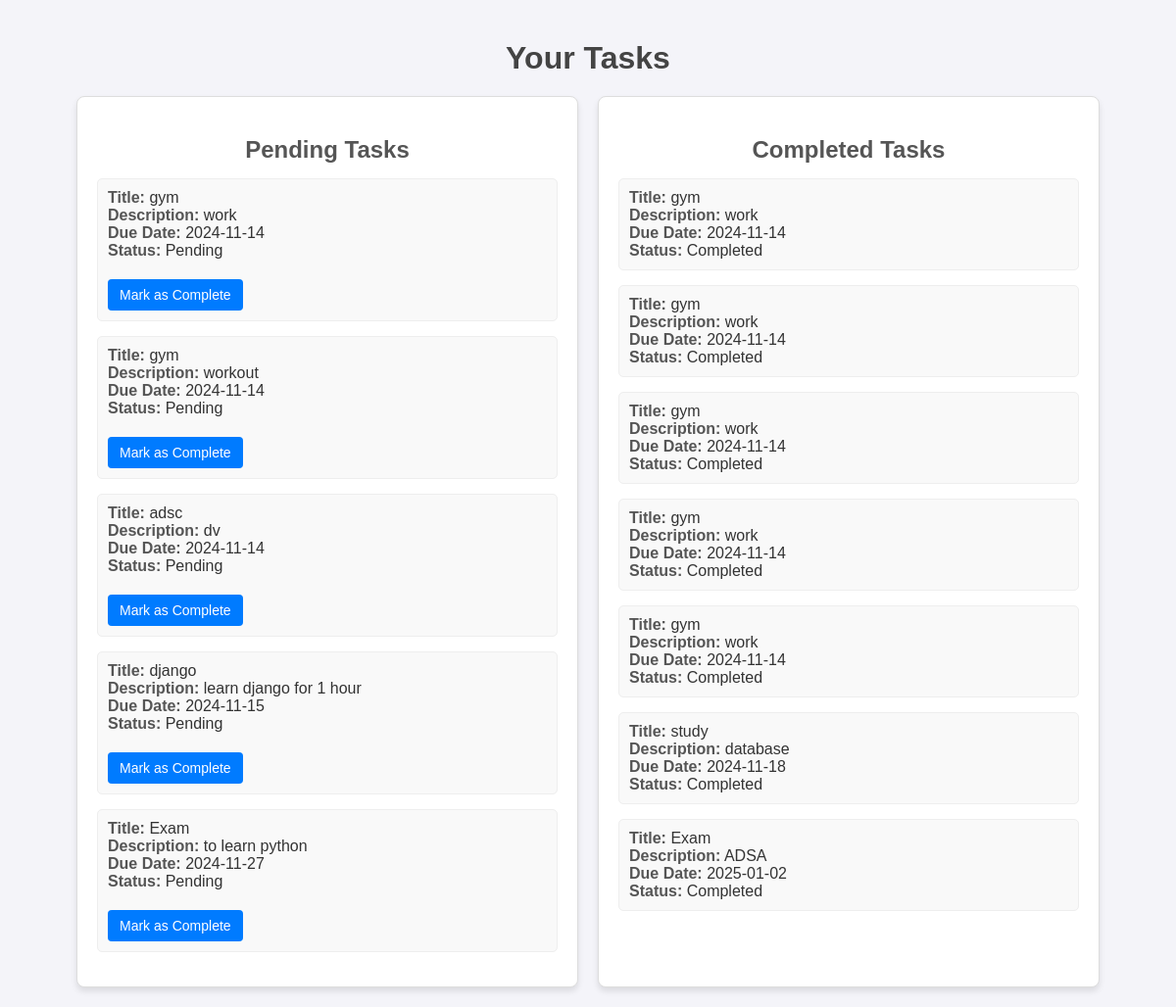
The page /diplayTL/ on the database as committed earlier.
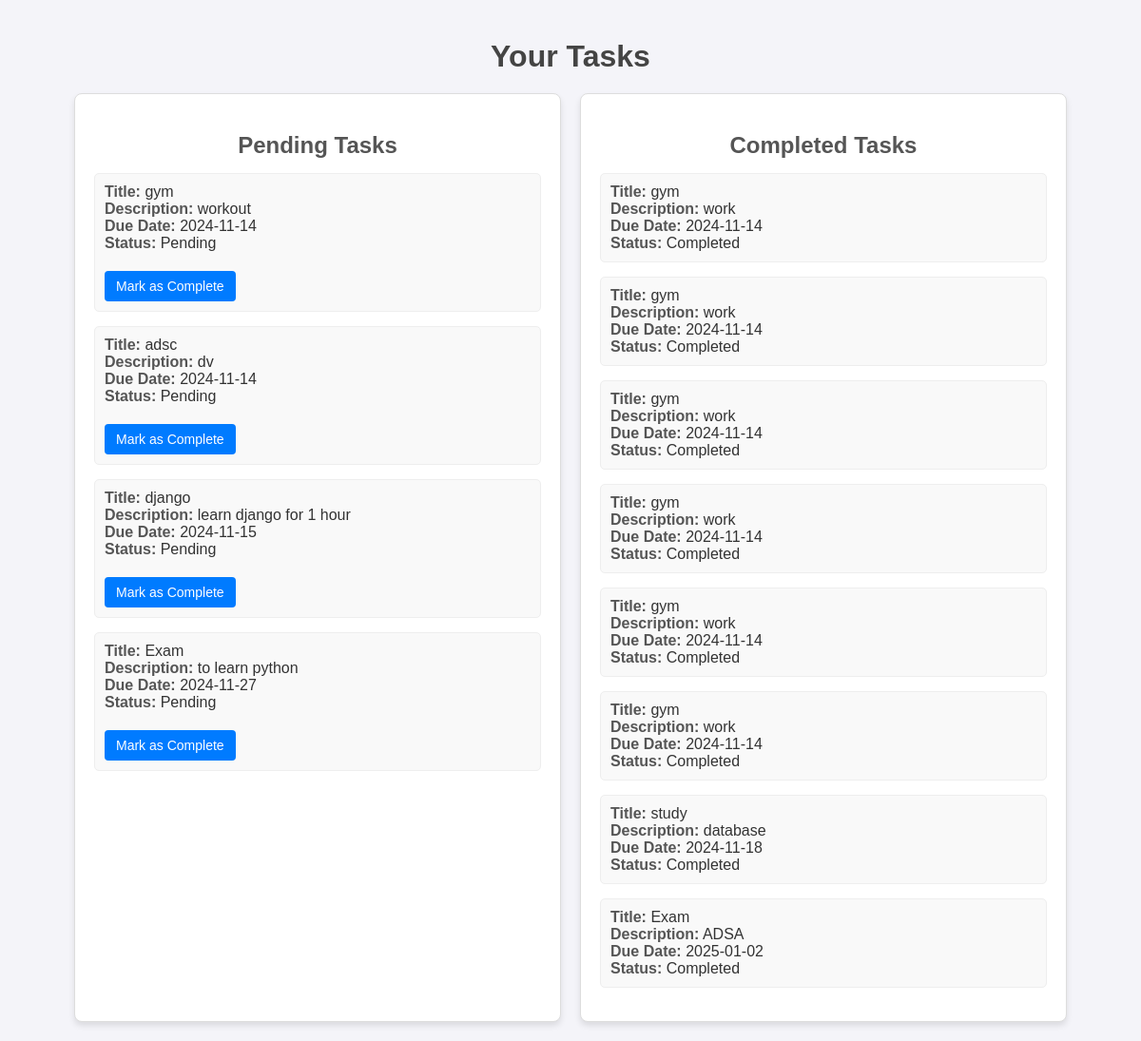
The same page on the database as committed later.
### polls/models.py (models this page shows, shortened)
class Task(models.Model):
    user = models.ForeignKey(User,on_delete=models.CASCADE)
    title = models.CharField(max_length=200)
    description = models.TextField(blank=True)
    due_date =models.DateField(null=True,blank=True)
    priority =models.CharField(max_length=20 ,choices=[('High','High'),('Medium','Medium'),('Low','Low')])
    status = models.CharField(max_length=20 ,choices=[('Pending','Pending'),('Completed','completed')])
    is_completed = models.BooleanField(default=False)

### polls/views.py (the view)
# urls.py: path("diplayTL/",views.display_tasks,name="displayTL"),
def display_tasks(request):
    pending_tasks = Task.objects.filter(is_completed=False)
    completed_tasks = Task.objects.filter(is_completed=True)
    return render(request, 'polls/displayTL.html', {
        'pending_tasks': pending_tasks,
        'completed_tasks': completed_tasks,
    })

### polls/templates/polls/displayTL.html (shortened to what this page needs)
<!DOCTYPE html>
<html lang="en">
<head>
</head>
<body>
    <h1>Your Tasks</h1>
    <div class="container">
        <div class="task-box">
            <h2>Pending Tasks</h2>
            <ul>
                {% for task in pending_tasks %}
                    <li>
                        <strong>Title:</strong> {{ task.title }}<br>
                        <strong>Description:</strong> {{ task.description }}<br>
                        <strong>Due Date:</strong> {{ task.due_date|date:"Y-m-d" }}<br>
                        <strong>Status:</strong> Pending<br>
                        <form action="{% url 'complete_task' task.id %}" method="POST" style="margin-top: 10px;">
                            <button type="submit">Mark as Complete</button>
                        </form>
                    </li>
                {% empty %}
                    <p>No pending tasks available.</p>
                {% endfor %}
            </ul>
        </div>
        <div class="task-box">
            <h2>Completed Tasks</h2>
            <ul>
                {% for task in completed_tasks %}
                    <li>
                        <strong>Title:</strong> {{ task.title }}<br>
                        <strong>Description:</strong> {{ task.description }}<br>
                        <strong>Due Date:</strong> {{ task.due_date|date:"Y-m-d" }}<br>
                        <strong>Status:</strong> Completed<br>
                    </li>
                {% empty %}
                    <p>No completed tasks available.</p>
                {% endfor %}
            </ul>
        </div>
    </div>
</body>
</html>

Rows that differ between the two databases and show on the page:
changed Task (number 10 of 12 on the later page): moves from the list under "Pending Tasks" to the list under "Completed Tasks"
